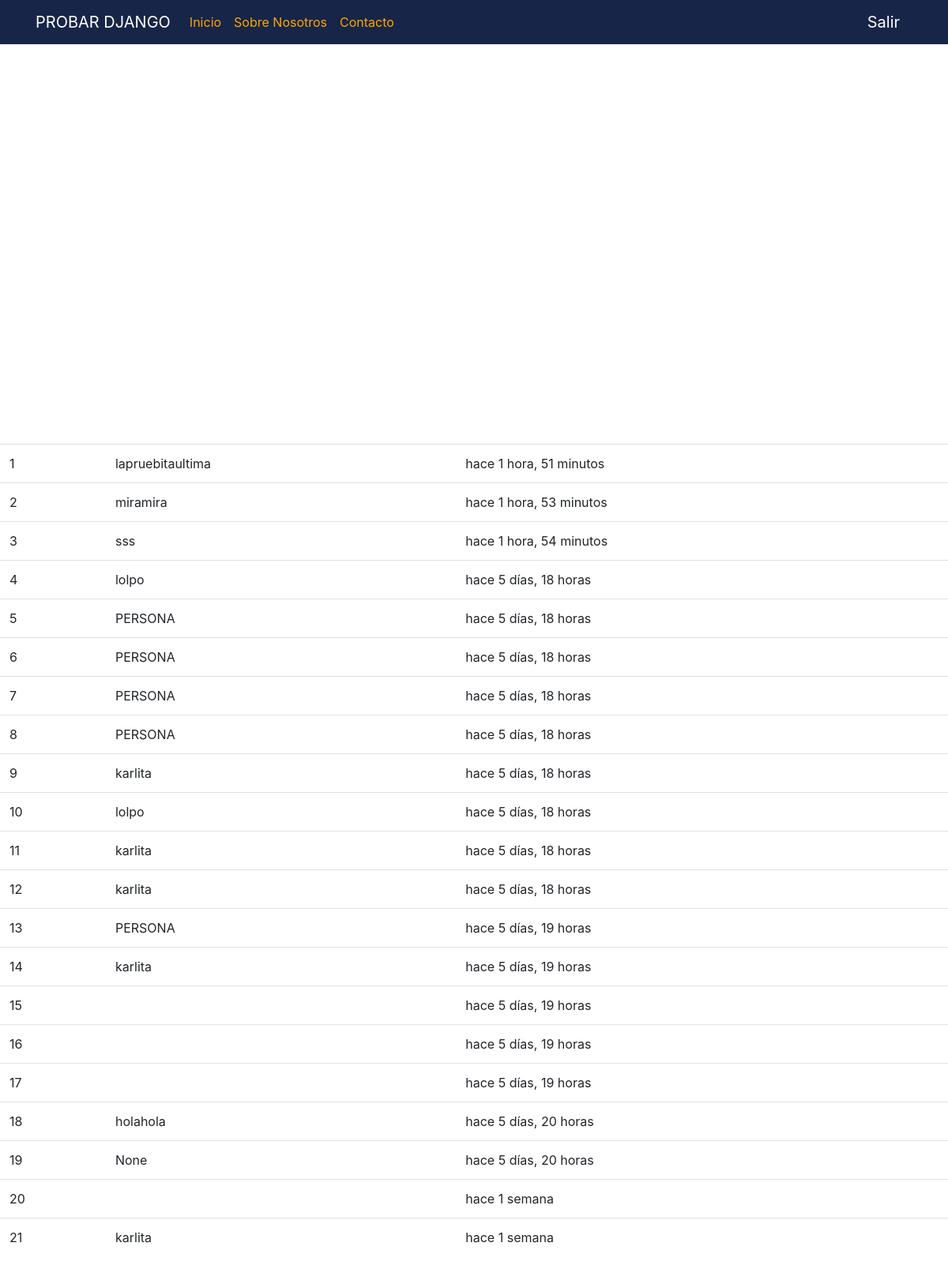
The app's page / (signed in) with its own data.
### boletin/models.py (models this page shows, shortened)
class Registrado(models.Model):
	nombre = models.CharField(max_length=100, blank=True, null=True)
	email = models.EmailField()
	timestamp = models.DateTimeField(auto_now_add=True, auto_now=False)

### boletin/views.py (the view)
# urls.py: url(r'^$', views.inicio, name='inicio'),
def inicio(request):
	titulo = "Bienvenidos"
	if request.user.is_authenticated():
		titulo = "Bienvenid@ %s" %(request.user)
	form = RegModelForm(request.POST or None)
	context = {
				"titulo": titulo,
				"el_form":form,
			}
	if form.is_valid():
		instance = form.save(commit=False)
		nombre = form.cleaned_data.get("nombre")
		email = form.cleaned_data.get("email")
		if not instance.nombre:
			instance.nombre = "PERSONA"
		instance.save()
		context = {
			"titulo": "Gracias %s!" %(nombre)
		}
		if not nombre:
			context = {
				"titulo" : "Gracias %s!" %(email)
			}
		print instance
		print instance.timestamp
	if request.user.is_authenticated() and request.user.is_staff:
		queryset = Registrado.objects.all().order_by("-timestamp") #.filter(nombre__iexact="karlita")
		context = {
		"queryset": queryset,
		}
	return render(request, "inicio.html", context)

### templates/inicio.html (shortened to what this page needs)
{% extends "base.html" %}
{% load crispy_forms_tags %}
{% load static %}
{% block jumbotron %}
{% if request.user.is_staff %}
<table class='table'>
{% for instance in queryset %}
<tr><td>{{ forloop.counter }}</td><td>{{ instance.nombre }}</td><td>hace {{ instance.timestamp|timesince }}</td></tr><br/>
{% endfor %}
{% endif %}
{% endblock %}

### static_pro/static/css/navbar-top.css (style rules this page uses)
body { min-height: 75rem; }

### records on screen
Registrado: nombre "lapruebitaultima", timestamp "1 hora, 51 minutos"
Registrado: nombre "miramira", timestamp "1 hora, 53 minutos"
Registrado: nombre "sss", timestamp "1 hora, 54 minutos"
Registrado: nombre "lolpo", timestamp "5 días, 18 horas"
Registrado: nombre "PERSONA", timestamp "5 días, 18 horas"
Registrado: nombre "PERSONA", timestamp "5 días, 18 horas"
Registrado: nombre "PERSONA", timestamp "5 días, 18 horas"
Registrado: nombre "PERSONA", timestamp "5 días, 18 horas"
Registrado: nombre "karlita", timestamp "5 días, 18 horas"
Registrado: nombre "lolpo", timestamp "5 días, 18 horas"
Registrado: nombre "karlita", timestamp "5 días, 18 horas"
Registrado: nombre "karlita", timestamp "5 días, 18 horas"
Registrado: nombre "PERSONA", timestamp "5 días, 19 horas"
Registrado: nombre "karlita", timestamp "5 días, 19 horas"
Registrado: timestamp "5 días, 19 horas"
Registrado: timestamp "5 días, 19 horas"
Registrado: timestamp "5 días, 19 horas"
Registrado: nombre "holahola", timestamp "5 días, 20 horas"
Registrado: nombre "None", timestamp "5 días, 20 horas"
Registrado: timestamp "1 semana"
Registrado: nombre "karlita", timestamp "1 semana"
